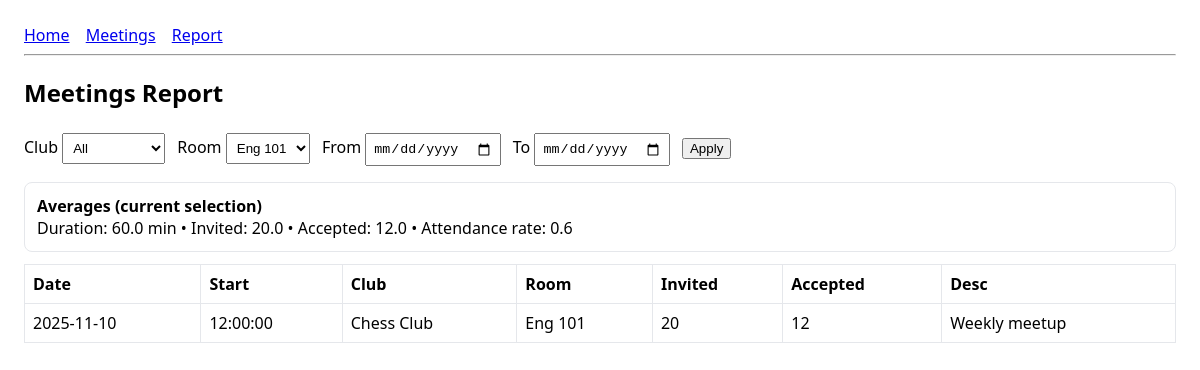
Page /report?room_id=1 on the committed database.
### models.py (models this page shows)
class Meeting(db.Model):
    __tablename__ = "meetings"
    meeting_id = db.Column(db.Integer, primary_key=True)
    date = db.Column(db.Date, nullable=False)
    start_time = db.Column(db.Time, nullable=False)
    duration_minutes = db.Column(db.Integer, nullable=False)
    description = db.Column(db.String(255))
    club_id = db.Column(db.Integer, db.ForeignKey("clubs.club_id"), nullable=False)
    room_id = db.Column(db.Integer, db.ForeignKey("rooms.room_id"), nullable=False)
    invited_count = db.Column(db.Integer, default=0)
    accepted_count = db.Column(db.Integer, default=0)
    club = db.relationship("Club")
    room = db.relationship("Room")

class Club(db.Model):
    __tablename__ = "clubs"
    club_id = db.Column(db.Integer, primary_key=True)
    name = db.Column(db.String(120), unique=True, nullable=False)

class Room(db.Model):
    __tablename__ = "rooms"
    room_id = db.Column(db.Integer, primary_key=True)
    building = db.Column(db.String(120), nullable=False)
    number = db.Column(db.String(40), nullable=False)
    max_capacity = db.Column(db.Integer)

### app.py (the view)
@app.route("/report")
def report():
    clubs = Club.query.order_by(Club.name).all()
    rooms = Room.query.order_by(Room.building, Room.number).all()
    club_id = request.args.get("club_id", type=int)
    room_id = request.args.get("room_id", type=int)
    date_from_s = request.args.get("date_from")
    date_to_s = request.args.get("date_to")
    date_from = parse_date(date_from_s) if date_from_s else None
    date_to = parse_date(date_to_s) if date_to_s else None
    q = Meeting.query
    if club_id:
        q = q.filter(Meeting.club_id == club_id)
    if room_id:
        q = q.filter(Meeting.room_id == room_id)
    if date_from:
        q = q.filter(Meeting.date >= date_from)
    if date_to:
        q = q.filter(Meeting.date <= date_to)
    rows = q.order_by(Meeting.date, Meeting.start_time).all()
    n = len(rows)
    avg_duration = (sum(m.duration_minutes for m in rows)/n) if n else 0
    avg_invited  = (sum(m.invited_count  for m in rows)/n) if n else 0
    avg_accepted = (sum(m.accepted_count for m in rows)/n) if n else 0
    rates = [(m.accepted_count/m.invited_count) for m in rows if m.invited_count]
    avg_attendance_rate = (sum(rates)/len(rates)) if rates else 0
    return render_template(
        "report.html",
        clubs=clubs, rooms=rooms, rows=rows,
        filters={
            "club_id": club_id, "room_id": room_id,
            "date_from": date_from_s, "date_to": date_to_s
        },
        stats={
            "avg_duration": round(avg_duration, 2),
            "avg_invited": round(avg_invited, 2),
            "avg_accepted": round(avg_accepted, 2),
            "avg_attendance_rate": round(avg_attendance_rate, 3),
        },
    )

### templates/report.html (shortened to what this page needs)
{% extends "base.html" %}
{% block content %}
  <h2>Meetings Report</h2>
  <form method="get" action="/report">
    <label>Club
      <select name="club_id">
        <option value="">All</option>
      </select>
    </label>
    <label>Room
      <select name="room_id">
        {% for r in rooms %}
          <option value="{{ r.room_id }}" {{ 'selected' if filters.room_id==r.room_id else '' }}>
            {{ r.building }} {{ r.number }}
          </option>
        {% endfor %}
      </select>
    </label>
    <label>From <input type="date" name="date_from" value="{{ filters.date_from or '' }}"></label>
    <label>To <input type="date" name="date_to" value="{{ filters.date_to or '' }}"></label>
    <button type="submit">Apply</button>
  </form>
  <div class="stats">
    <strong>Averages (current selection)</strong><br>
    Duration: {{ stats.avg_duration }} min •
    Invited: {{ stats.avg_invited }} •
    Accepted: {{ stats.avg_accepted }} •
    Attendance rate: {{ stats.avg_attendance_rate }}
  </div>
  <table>
    <thead>
      <tr><th>Date</th><th>Start</th><th>Club</th><th>Room</th><th>Invited</th><th>Accepted</th><th>Desc</th></tr>
    </thead>
    <tbody>
      {% for m in rows %}
      <tr>
        <td>{{ m.date }}</td>
        <td>{{ m.start_time }}</td>
        <td>{{ m.club.name }}</td>
        <td>{{ m.room.building }} {{ m.room.number }}</td>
        <td>{{ m.invited_count }}</td>
        <td>{{ m.accepted_count }}</td>
        <td>{{ m.description or "" }}</td>
      </tr>
      {% endfor %}
    </tbody>
  </table>
{% endblock %}

### templates/base.html (style rules this page uses)
body { font-family: system-ui, -apple-system, Segoe UI, Roboto, Arial; margin: 24px; }
table { border-collapse: collapse; width: 100%; margin-top: 12px; }
th, td { border: 1px solid #e5e7eb; padding: 8px; text-align: left; }
input, select { padding: 6px; margin: 4px 8px 4px 0; }
.stats { margin-top: 12px; padding: 12px; border: 1px solid #e5e7eb; border-radius: 8px; }

### rows in the picture
Meeting: date "2025-11-10", start_time "12:00:00", club.name "Chess Club", room.building "Eng", room.number "101", invited_count "20", accepted_count "12", description "Weekly meetup"

### other values in the picture
{{ stats.avg_duration }} "60.0"
{{ stats.avg_invited }} "20.0"
{{ stats.avg_accepted }} "12.0"
{{ stats.avg_attendance_rate }} "0.6"
form field room_id "Eng 101"
